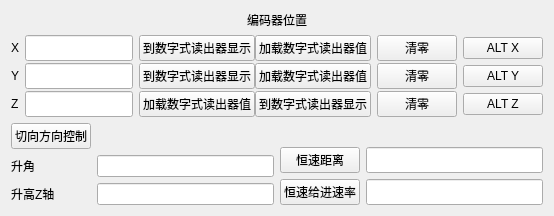
             <widget class="QWidget" name="widget_29" native="true">
              <layout class="QVBoxLayout" name="verticalLayout_72" stretch="1,6,3">
               <item alignment="Qt::AlignHCenter">
                <widget class="QLabel" name="label_110">
                 <property name="text">
                  <string>编码器位置</string>
                 </property>
                </widget>
               </item>
               <item>
                <layout class="QGridLayout" name="gridLayout_7" columnstretch="1,0,0,0,0">
                 <property name="verticalSpacing">
                  <number>2</number>
                 </property>
                 <item row="0" column="2">
                  <layout class="QHBoxLayout" name="horizontalLayout_75">
                   <item>
                    <widget class="QPushButton" name="pushButton_139">
                     <property name="text">
                      <string>到数字式读出器显示</string>
                     </property>
                    </widget>
                   </item>
                   <item>
                    <widget class="QPushButton" name="pushButton_140">
                     <property name="text">
                      <string>加载数字式读出器值</string>
                     </property>
                    </widget>
                   </item>
                  </layout>
                 </item>
                 <item row="2" column="0" alignment="Qt::AlignVCenter">
                  <widget class="QLabel" name="label_108">
                   <property name="text">
                    <string>Z</string>
                   </property>
                  </widget>
                 </item>
                 <item row="0" column="3">
                  <widget class="QPushButton" name="pushButton_146">
                   <property name="text">
                    <string>清零</string>
                   </property>
                  </widget>
                 </item>
                 <item row="1" column="4">
                  <widget class="QPushButton" name="pushButton_148">
                   <property name="text">
                    <string>ALT Y</string>
                   </property>
                  </widget>
                 </item>
                 <item row="0" column="4">
                  <widget class="QPushButton" name="pushButton_149">
                   <property name="text">
                    <string>ALT X</string>
                   </property>
                  </widget>
                 </item>
                 <item row="2" column="4">
                  <widget class="QPushButton" name="pushButton_150">
                   <property name="text">
                    <string>ALT Z</string>
                   </property>
                  </widget>
                 </item>
                 <item row="0" column="0" alignment="Qt::AlignVCenter">
                  <widget class="QLabel" name="label_107">
                   <property name="text">
                    <string>X</string>
                   </property>
                  </widget>
                 </item>
                 <item row="2" column="3">
                  <widget class="QPushButton" name="pushButton_147">
                   <property name="text">
                    <string>清零</string>
                   </property>
                  </widget>
                 </item>
                 <item row="1" column="0" alignment="Qt::AlignVCenter">
                  <widget class="QLabel" name="label_109">
                   <property name="text">
                    <string>Y</string>
                   </property>
                  </widget>
                 </item>
                 <item row="1" column="1">
                  <widget class="QLineEdit" name="lineEdit_12">
                   <property name="sizePolicy">
                    <sizepolicy hsizetype="Expanding" vsizetype="Preferred">
                     <horstretch>0</horstretch>
                     <verstretch>0</verstretch>
                    </sizepolicy>
                   </property>
                  </widget>
                 </item>
                 <item row="1" column="3">
                  <widget class="QPushButton" name="pushButton_145">
                   <property name="text">
                    <string>清零</string>
                   </property>
                  </widget>
                 </item>
                 <item row="0" column="1">
                  <widget class="QLineEdit" name="lineEdit_11">
                   <property name="sizePolicy">
                    <sizepolicy hsizetype="Expanding" vsizetype="Preferred">
                     <horstretch>0</horstretch>
                     <verstretch>0</verstretch>
                    </sizepolicy>
                   </property>
                  </widget>
                 </item>
                 <item row="2" column="1">
                  <widget class="QLineEdit" name="lineEdit_13">
                   <property name="sizePolicy">
                    <sizepolicy hsizetype="Expanding" vsizetype="Preferred">
                     <horstretch>0</horstretch>
                     <verstretch>0</verstretch>
                    </sizepolicy>
                   </property>
                  </widget>
                 </item>
                 <item row="1" column="2">
                  <layout class="QHBoxLayout" name="horizontalLayout_76">
                   <item>
                    <widget class="QPushButton" name="pushButton_141">
                     <property name="text">
                      <string>到数字式读出器显示</string>
                     </property>
                    </widget>
                   </item>
                   <item>
                    <widget class="QPushButton" name="pushButton_142">
                     <property name="text">
                      <string>加载数字式读出器值</string>
                     </property>
                    </widget>
                   </item>
                  </layout>
                 </item>
                 <item row="2" column="2">
                  <layout class="QHBoxLayout" name="horizontalLayout_77">
                   <item>
                    <widget class="QPushButton" name="pushButton_144">
                     <property name="text">
                      <string>加载数字式读出器值</string>
                     </property>
                    </widget>
                   </item>
                   <item>
                    <widget class="QPushButton" name="pushButton_143">
                     <property name="text">
                      <string>到数字式读出器显示</string>
                     </property>
                    </widget>
                   </item>
                  </layout>
                 </item>
                </layout>
               </item>
               <item>
                <layout class="QHBoxLayout" name="horizontalLayout_99">
                 <item>
                  <layout class="QGridLayout" name="gridLayout_5">
                   <item row="0" column="0">
                    <widget class="QPushButton" name="pushButton_136">
                     <property name="sizePolicy">
                      <sizepolicy hsizetype="Minimum" vsizetype="Preferred">
                       <horstretch>0</horstretch>
                       <verstretch>0</verstretch>
                      </sizepolicy>
                     </property>
                     <property name="text">
                      <string>切向方向控制</string>
                     </property>
                    </widget>
                   </item>
                   <item row="2" column="0">
                    <widget class="QLabel" name="label_105">
                     <property name="text">
                      <string>升高Z轴</string>
                     </property>
                    </widget>
                   </item>
                   <item row="1" column="0">
                    <widget class="QLabel" name="label_104">
                     <property name="text">
                      <string>升角</string>
                     </property>
                    </widget>
                   </item>
                   <item row="2" column="1">
                    <widget class="QLineEdit" name="lineEdit_15">
                     <property name="sizePolicy">
                      <sizepolicy hsizetype="Expanding" vsizetype="Preferred">
                       <horstretch>0</horstretch>
                       <verstretch>0</verstretch>
                      </sizepolicy>
                     </property>
                    </widget>
                   </item>
                   <item row="1" column="1">
                    <widget class="QLineEdit" name="lineEdit_14">
                     <property name="sizePolicy">
                      <sizepolicy hsizetype="Expanding" vsizetype="Preferred">
                       <horstretch>0</horstretch>
                       <verstretch>0</verstretch>
                      </sizepolicy>
                     </property>
                    </widget>
                   </item>
                  </layout>
                 </item>
                 <item>
                  <layout class="QGridLayout" name="gridLayout_6">
                   <item row="1" column="0">
                    <widget class="QPushButton" name="pushButton_137">
                     <property name="sizePolicy">
                      <sizepolicy hsizetype="Minimum" vsizetype="Preferred">
                       <horstretch>0</horstretch>
                       <verstretch>0</verstretch>
                      </sizepolicy>
                     </property>
                     <property name="text">
                      <string>恒速距离</string>
                     </property>
                    </widget>
                   </item>
                   <item row="2" column="0">
                    <widget class="QPushButton" name="pushButton_138">
                     <property name="sizePolicy">
                      <sizepolicy hsizetype="Minimum" vsizetype="Preferred">
                       <horstretch>0</horstretch>
                       <verstretch>0</verstretch>
                      </sizepolicy>
                     </property>
                     <property name="text">
                      <string>恒速给进速率</string>
                     </property>
                    </widget>
                   </item>
                   <item row="0" column="0">
                    <widget class="QLabel" name="label_106">
                     <property name="text">
                      <string/>
                     </property>
                    </widget>
                   </item>
                   <item row="1" column="1">
                    <widget class="QLineEdit" name="lineEdit_16">
                     <property name="sizePolicy">
                      <sizepolicy hsizetype="Expanding" vsizetype="Preferred">
                       <horstretch>0</horstretch>
                       <verstretch>0</verstretch>
                      </sizepolicy>
                     </property>
                    </widget>
                   </item>
                   <item row="2" column="1">
                    <widget class="QLineEdit" name="lineEdit_17">
                     <property name="sizePolicy">
                      <sizepolicy hsizetype="Expanding" vsizetype="Preferred">
                       <horstretch>0</horstretch>
                       <verstretch>0</verstretch>
                      </sizepolicy>
                     </property>
                    </widget>
                   </item>
                  </layout>
                 </item>
                </layout>
               </item>
              </layout>
             </widget>
